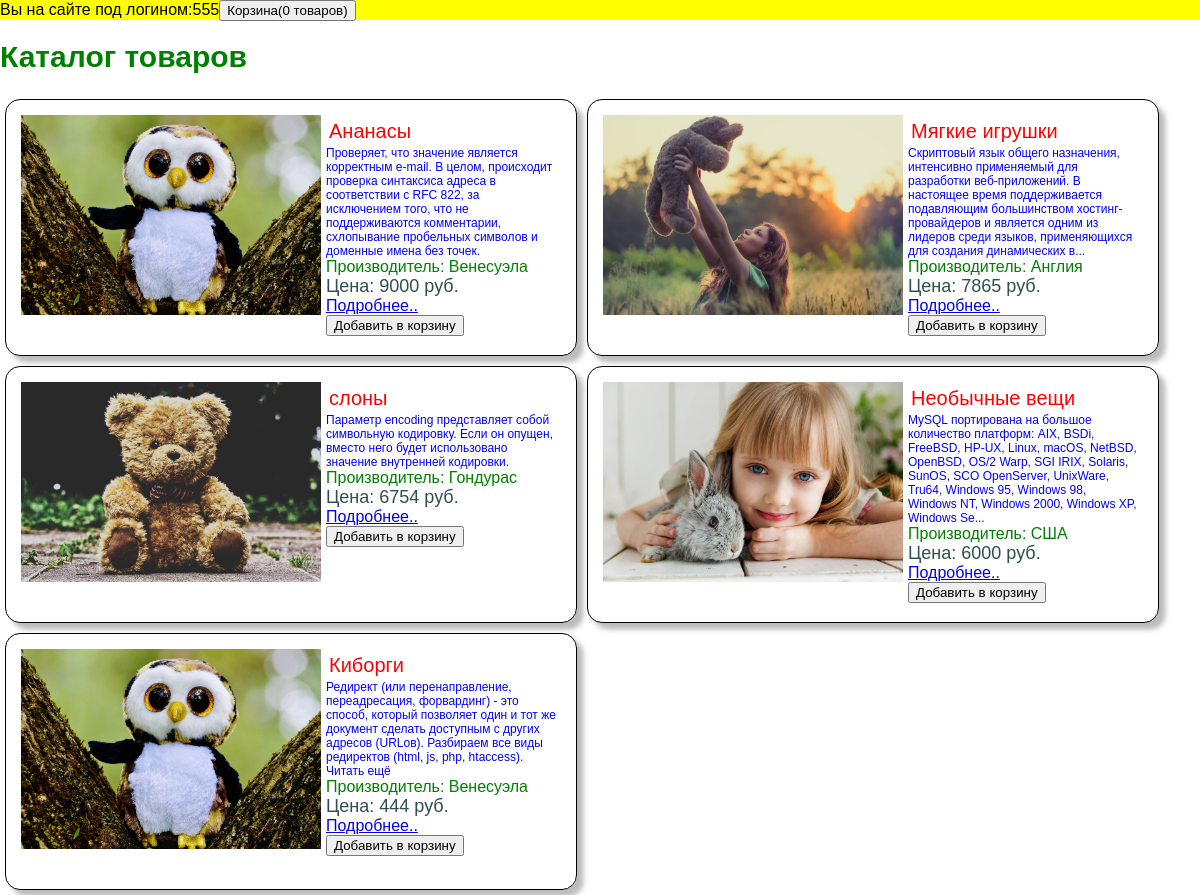
The page / (signed in) on the database its author committed.
### tables this page shows
CREATE TABLE `products` (
  `id` int(11) NOT NULL,
  `name` varchar(50) NOT NULL,
  `text` text NOT NULL,
  `price` mediumint(9) NOT NULL,
  `manufacture` varchar(30) NOT NULL,
  `path` varchar(100) NOT NULL
);

### index.php (the view, shortened to what this page needs)
<?php
$tpl = file_get_contents('index.tpl');
require_once("config.php");
if ($_SESSION['login']) {
    $productsFromBasket = [];
    $countAllProducts = 0;
    $infoAboutBasket = ['count'=>$countAllProducts, 'text'=>1, 'all'=>$productsFromBasket];
    $valueForBasket = json_encode($infoAboutBasket);
    $textLogin = "Вы на сайте под логином:".$_SESSION['login']. "<button id='basket' class='basket'> Корзина($countAllProducts товаров)</button>
    <input type='hidden' class='products_of_basket' value='$valueForBasket'></input>";
}else{
    $textLogin = "Вы не авторизованы на сайте. <a href='enter.php'>Войти</a><button id='basket' class='basket' style='display:none'> Корзина </button>";
}
$query = "SELECT * FROM products ORDER BY price DESC";
$result = mysqli_query($connect, $query);
$show = "";
while($data = mysqli_fetch_assoc($result))
{
    ((mb_strlen($data['text'])) > 250)?($text = mb_substr($data['text'],0,250)."..."):($text = $data['text']);
    $show .= "
    <div class='item'>
    <img src='".$data['path']."' alt='' class='item_img'>
    <div class='item__wpr'>
        <div class='item__title'>".$data['name']."</div>
        <div class='item__text'>".$text."</div>
        <div class='item__manufacturer'>Производитель: ".$data['manufacture']."</div>
        <div class='item__price'>Цена: ".$data['price']." руб.</div>
        <a class='item__link' href='product.php?id=".$data['id']."'>Подробнее..</a>
        <button class='item__button' data-name=".$data['id'].">Добавить в корзину</button>
    </div>
    </div>
    ";
}
$link = '<link rel="stylesheet" href="style.css?t='.microtime().' type="text/css" />';
$patterns = ['/{items}/','/{login}/','/{link}/'];
$replace = [$show,$textLogin,$link];
echo preg_replace($patterns, $replace, $tpl);
?>

### style.css (style rules this page uses)
body { margin: 0; padding: 0; font-family: Arial, Helvetica, sans-serif; }
.container { margin: 0 auto; width: 1200px; position: relative; }
.header { width: 100%; height: 20px; background-color:yellow; }
.title { color:green; font-size: 30px; }
.wpr { display: flex; flex-wrap: wrap; }
.item { border: 1px solid #000; border-radius: 15px; padding: 15px; display: flex; width: 45%; margin: 5px; box-shadow: 0.4em 0.4em 5px rgba(122,122,122,0.5); }
.item__wpr { padding: 5px; height: 215px; width: 50%; }
.item_img { width: 300px; height: 200px; }
.item__title { font-size: 20px; color:red; padding: 3px; padding-top: 0; }
.item__text { color:blue; font-size: 12px; }
.item__manufacturer { color: green; font-size: 16px; }
.item__price { color:darkslategrey; font-size: 18px; }

### rows shown on the page
products: path (picture), name "Ананасы", text "Проверяет, что значение является корректным e-mail. В целом, происходит проверка синтаксиса адреса в соответствии с RFC 822, за исключением того, что не поддерживаются комментарии, схлопывание пробельных символов и доменные имена без точек.", manufacture "Венесуэла", price "9000"
products: path (picture), name "Мягкие игрушки", text "Скриптовый язык общего назначения, интенсивно применяемый для разработки веб-приложений. В настоящее время поддерживается подавляющим большинством хостинг-провайдеров и является одним из лидеров среди языков, применяющихся для создания динамических в...", manufacture "Англия", price "7865"
products: path (picture), name "слоны", text "Параметр encoding представляет собой символьную кодировку. Если он опущен, вместо него будет использовано значение внутренней кодировки.", manufacture "Гондурас", price "6754"
products: path (picture), name "Необычные вещи", text "MySQL портирована на большое количество платформ: AIX, BSDi, FreeBSD, HP-UX, Linux, macOS, NetBSD, OpenBSD, OS/2 Warp, SGI IRIX, Solaris, SunOS, SCO OpenServer, UnixWare, Tru64, Windows 95, Windows 98, Windows NT, Windows 2000, Windows XP, Windows Se...", manufacture "США", price "6000"
products: path (picture), name "Киборги", text "Редирект (или перенаправление, переадресация, форвардинг) - это способ, который позволяет один и тот же документ сделать доступным с других адресов (URLов). Разбираем все виды редиректов (html, js, php, htaccess). Читать ещё", manufacture "Венесуэла", price "444"

### other values the page prints
$_SESSION['login'] "555"
$countAllProducts "0"
preg_replace($patterns, $replace, $tpl) "Каталог товаров"
